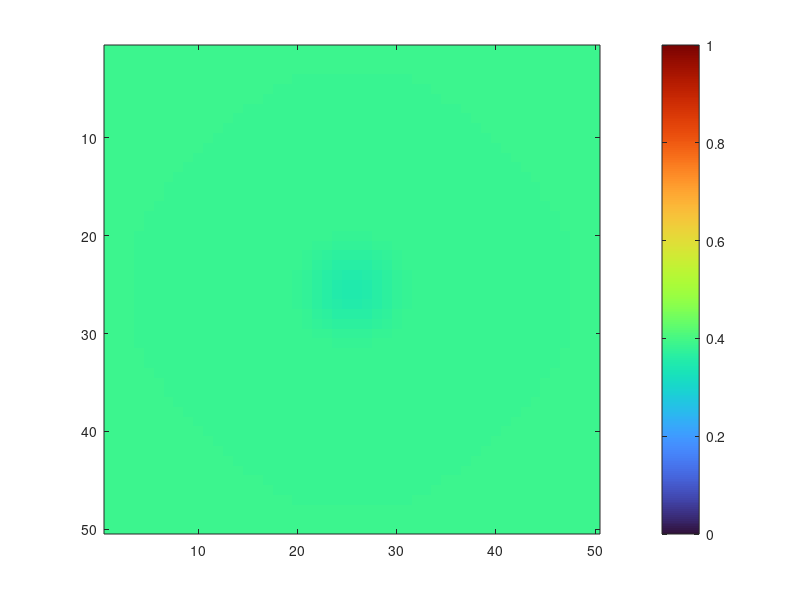

This figure's MATLAB source:
% Create an environment of size 100x100
length = 500;
ph_size = 10;                                                               % Strength of the pheromone
APF_size = length/ph_size;
data = 100.*ones(length,length);
APF = 100.*ones(APF_size,APF_size);

% Initializing
% Max Iterations
max_iter = 100;
% Introduce virtual pheromones at (x,y)
x = round(length/2);
y = round(length/2);
APF(round(x/ph_size)-2:round(x/ph_size)+3,round(y/ph_size)-2:round(y/ph_size)+3) = 0;
pad = 100.*ones(APF_size,1);

for i = 1:max_iter
    APF1 = [APF(:,2:APF_size),pad];
    APF2 = [pad,APF(:,1:APF_size-1)];
    APF3 = [APF(2:APF_size,:);pad'];
    APF4 = [pad';APF(1:APF_size-1,:)];
    APF = 0.9.*(APF-100)+100 + 0.02.*(APF1-100) + 0.02.*(APF2-100) + 0.02.*(APF3-100) + 0.02.*(APF4-100);
    % Display it.
    image(APF);
    % Initialize a color map array of 256 colors.
    colorMap = turbo(256);
    % Apply the colormap and show the colorbar
    colormap(colorMap);
    colorbar;
    pause(0.005);
    display(i);
end


% Display it.
image(APF);
% Initialize a color map array of 256 colors.
colorMap = turbo(256);
% Apply the colormap and show the colorbar
colormap(colorMap);
colorbar;